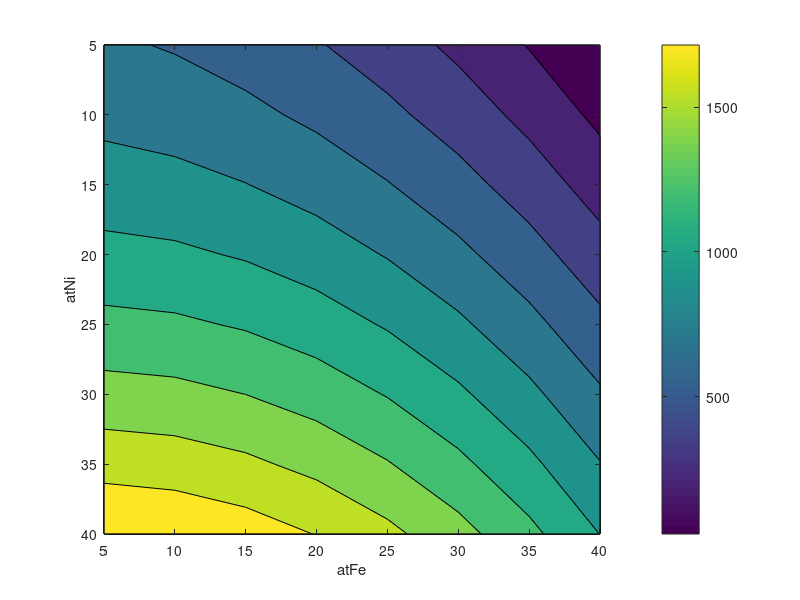
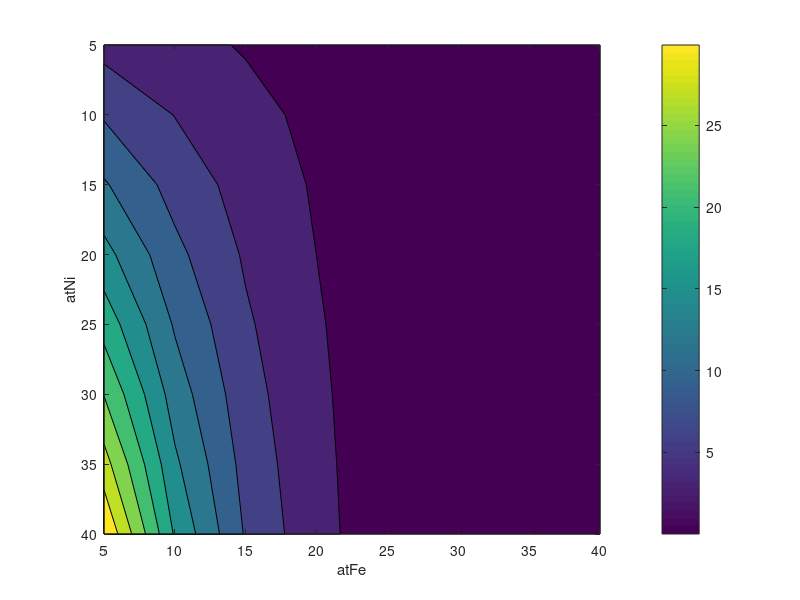
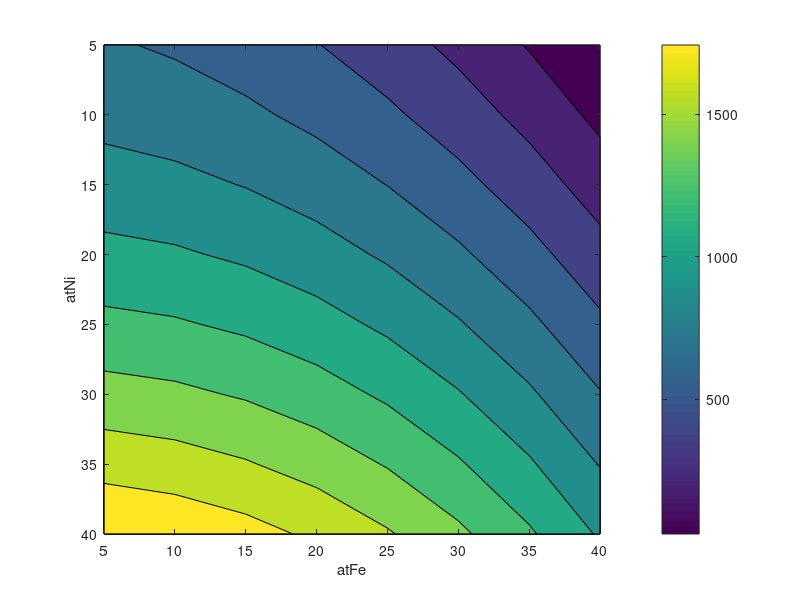
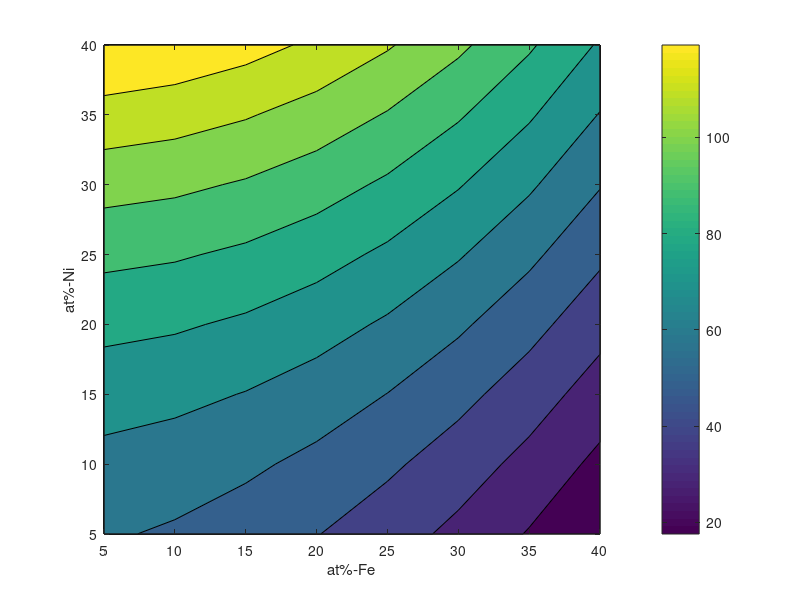

Reproduce these figures in MATLAB, in order.
clc
clear all
disp(' ');
disp('------------------------------------');
disp('SFE CALCULATION OF HESA FeNiCrAlCu');
disp('UPDATED ON FEB 2023');
disp('------------------------------------');
disp(' ');

%Input
    atFe = 5:5:40 ; 
    atNi = 5:5:40 ;
    T = 300 ; %Suhu (Kelvin)
    Tcelcius = T-273; %Suhu (Celcius)

%DATA FIX
%Atomic Percent
    ArFe=55.85; ArNi=58.69; ArCr=52; ArAl=26.98; ArCu=63.546; 

    atAl = (100-(atFe)-(atNi))./3;
    atCr = (100-(atFe)-(atNi))./3;
    atCu = (100-(atFe)-(atNi))./3;
    
    [atFe,atNi]=meshgrid(atFe,atNi);

    XFe=atFe/100 ; XNi=atNi/100 ; XCr=atCr/100; XAl=atAl/100; XCu=atCu/100;

%Pure Element Contribution
GFe = -2243.38 + 4.309.*T;
GNi = 1046 + 1.255.*T;
GCr = -2846-0.163.*T;
GAl = 2800+5.*T;
GCu = 600 + 0.2.*T;
deltaG1 = XFe.*GFe + XNi.*GNi + XCr.*GCr + XAl.*GAl + XCu.*GCu;

%Excess Free Energy Contribution
GFeCr = 2095;
GFeNi = 2095;
GFeAl = 3328;
GCrNi = 27+12.1.*T+(-19895+16.38.*T).*(XCr-XNi);
deltaG2 = XFe.*XCr.*GFeCr + XFe.*XNi.*GFeNi + XFe.*XAl.*GFeAl + XCr.*XNi.*GCrNi;

%Magnetic Contribution

%Fe
tcFeFCC=-201.*XFe; %Kenapa di kali -3 Pak? ini tulisannya Tn
BFeFCC=-2.1.*XFe;


%Ni
tcNiFCC=633.*XNi; %ini ga dikali, tulisannya Tc dan Bo
tcNiHCP=633.*XNi;
BNiFCC=0.52.*XNi;
BNiHCP=0.52.*XNi;

%Cr
tcCrFCC=-1109.*XCr; %ini tulisannya Tn, dikali -3
tcCrHCP=-1109.*XCr;
BCrFCC=-2.46.*XCr;
BCrHCP=-2.46.*XCr;

%Al

%Cu

%NiCr
tcNiCrFCC = -3605.*XCr.*XNi;
BNiCrFCC = -1.91.*XCr.*XNi;

%FeCr
tcFeCrFCC = -1009.*XCr-201.*XFe;
tcFeCrHCP = -1009.*XCr-201.*XFe;
BFeCrFCC = -2.46.*XCr -2.1.*XFe;
BFeCrHCP = -2.46.*XCr -2.1.*XFe;

%Calculate tc and B, also check if it's below zero, if it's below zero,
%divide by 3, so it won't cause error in the next function

tcFCC = tcFeFCC + tcNiFCC + tcCrFCC + tcNiCrFCC + tcFeCrFCC ;
tcFCC(tcFCC<0) = tcFCC(tcFCC<0)./-3;

tcHCP = tcNiHCP + tcCrHCP + tcFeCrHCP;
tcHCP(tcHCP<0) = tcHCP(tcHCP<0)./-3;

BFCC = BFeFCC + BNiFCC + BCrFCC + BNiCrFCC + BFeCrFCC;
BFCC(BFCC<0) = BFCC(BFCC<0)./-3;

BHCP = BNiHCP + BCrHCP + BFeCrHCP;
BHCP(BHCP<0) = BHCP(BHCP<0)./-3;

tauHCP = T./ tcHCP;
tauFCC = T./ tcFCC;

D=2.34;
p=0.28;
R=8.314;

tauHCP(tauHCP<=1) = 1-( 79.*(tauHCP(tauHCP<=1)).^-1./(140.*p)+ 474./497.*(1./p-1).*( (tauHCP(tauHCP<=1)).^3./6 + (tauHCP(tauHCP<=1)).^9./135 + (tauHCP(tauHCP<=1)).^15./600 ) )./D;
tauHCP(tauHCP>1) = -( (tauHCP(tauHCP>1)).^-5./10 + (tauHCP(tauHCP>1)).^-15./315 + (tauHCP(tauHCP>1)).^-25./1500 )./D;
tauFCC(tauFCC<=1) = 1-( 79.*(tauFCC(tauFCC<=1)).^-1./(140.*p)+ 474./497.*(1./p-1).*( (tauFCC(tauFCC<=1)).^3./6 + (tauFCC(tauFCC<=1)).^9./135 + (tauFCC(tauFCC<=1)).^15./600 ) )./D;
tauFCC(tauFCC>1) = -( (tauFCC(tauFCC>1)).^-5./10 + (tauFCC(tauFCC>1)).^-15./315 + (tauFCC(tauFCC>1)).^-25./1500 )./D;

GmgHCP = R.*T.*log(BHCP+1).*tauHCP;
GmgFCC = R.*T.*log(BFCC+1).*tauFCC;
deltaGmg = GmgHCP - GmgFCC ; 


%SFE
a = 0.36e-9;
N = 6.022e23;
rho = 4./(sqrt(3)).*1./(a.^2.*N);
sigma = 8; %tanya pak tria kenapa sigma 8, emang 8
Gchem = deltaG1+deltaG2;
deltaGtotal = Gchem+deltaGmg;
SFE = 2.*rho.*deltaGtotal*1000+2.*sigma; %kenapa kali 1000? biar jadi mili joule

%SFE tiap Gchemical
SFE_Fe = GFe.*XFe.*2.*rho*1000;
SFE_Ni = GNi.*XNi.*2.*rho*1000;
SFE_Cr = GCr.*XCr.*2.*rho*1000;
SFE_Al = GAl.*XAl.*2.*rho*1000;
SFE_Cu = GCu.*XCu.*2.*rho*1000;

SFE_FeCr = XFe.*XCr.*GFeCr.*2.*rho*1000;
SFE_FeNi = XFe.*XNi.*GFeNi.*2.*rho*1000;
SFE_FeAl = XFe.*XAl.*GFeAl.*2.*rho*1000;
SFE_CrNi = XCr.*XNi.*GCrNi.*2.*rho*1000;

SFE_mg = deltaGmg.*2.*rho*1000;

%dSMix
dSmix = -(XFe.*log(XFe)+XNi.*log(XNi)+XCr.*log(XCr)+XAl.*log(XAl)+XCu.*log(XCu));

%Biar nilai konstant bisa masuk di table
Tcelcius = Tcelcius .*XFe./XFe;
T = T .*XFe./XFe;

atFe = atFe.*XFe./XFe;
atNi = atNi.*XFe./XFe;
atCr = atCr.*XFe./XFe;
atAl = atAl.*XFe./XFe;
atCu = atCu.*XFe./XFe;

XFe = XFe.*XFe./XFe;
XNi = XNi.*XFe./XFe;
XCr = XCr.*XFe./XFe; 
XAl = XAl.*XFe./XFe; 
XCu = XCu.*XFe./XFe; 

GFe = GFe.*XFe./XFe;
GNi = GNi.*XFe./XFe;
GCr = GCr.*XFe./XFe;
GAl = GAl.*XFe./XFe;
GCu = GCu.*XFe./XFe;

GFeCr = GFeCr.*XFe./XFe;
GFeNi = GFeNi.*XFe./XFe;
GFeAl = GFeAl.*XFe./XFe;
GCrNi = GCrNi.*XFe./XFe;

SFE_Fe = SFE_Fe.*XFe./XFe;
SFE_Ni = SFE_Ni.*XFe./XFe;
SFE_Cr = SFE_Cr.*XFe./XFe;
SFE_Al = SFE_Al.*XFe./XFe;
SFE_Cu = SFE_Cu.*XFe./XFe;

SFE_FeCr = SFE_FeCr.*XFe./XFe;
SFE_FeNi = SFE_FeNi.*XFe./XFe;
SFE_FeAl = SFE_FeAl.*XFe./XFe;
SFE_CrNi = SFE_CrNi.*XFe./XFe;
SFE_mg = SFE_mg.*XFe./XFe;

%Output
disp(' ');
disp('---RESULT---');
format bank; %ini apa? format penulisan yang menggunakan 2 desimal dibelakang koma
    %Output 1-1
    %Result
    result = [atFe(:)'; atNi(:)'; Gchem(:)'; deltaGmg(:)'; deltaGtotal(:)'; SFE(:)']' ;
    title = '       atFe        atNi      Gchemical(J/mol)     Gmagnetic(J/mol)      deltaG(J/mol)           SFE(mJ/m2)';  
    disp(title), disp(result);

    figure(1);
    contourf(atFe,atNi,Gchem);
    xlabel('atFe'); ylabel('atNi'); zlabel('Gchemical (J/mol)');
    set(gca,'YDir','reverse');
        colorbar;
    hold on;
    figure(2);
    contourf(atFe,atNi,deltaGmg);
    xlabel('atFe'); ylabel('atNi'); zlabel('Gmagnetic (J/mol)');
    set(gca,'YDir','reverse');
        colorbar;
    hold on;
    figure(3);
    contourf(atFe,atNi,deltaGtotal)
    xlabel('atFe'); ylabel('atNi'); zlabel('deltaG(J/mol)');
    set(gca,'YDir','reverse');
        colorbar;
    hold on;
    figure(4);
    contourf(atFe,atNi,SFE)
    xlabel('at%-Fe'); ylabel('at%-Ni'); zlabel('SFE(mJ/m2)');
    set(gca,'YDir');
        colorbar;
    hold on;

